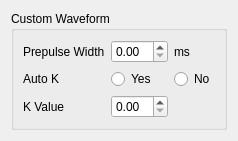
                            <widget class="QWidget" name="widget_13" native="true">
                             <property name="minimumSize">
                              <size>
                               <width>0</width>
                               <height>0</height>
                              </size>
                             </property>
                             <layout class="QGridLayout" name="gridLayout_56">
                              <item row="0" column="0">
                               <widget class="QGroupBox" name="groupBox_28">
                                <property name="title">
                                 <string>Custom Waveform</string>
                                </property>
                                <layout class="QGridLayout" name="gridLayout_87">
                                 <item row="3" column="1">
                                  <widget class="QDoubleSpinBox" name="doubleSpinBox_45"/>
                                 </item>
                                 <item row="5" column="0">
                                  <widget class="QLabel" name="label_170">
                                   <property name="text">
                                    <string>Auto K</string>
                                   </property>
                                  </widget>
                                 </item>
                                 <item row="3" column="0">
                                  <widget class="QLabel" name="label_171">
                                   <property name="text">
                                    <string>Prepulse Width</string>
                                   </property>
                                  </widget>
                                 </item>
                                 <item row="5" column="2">
                                  <widget class="QRadioButton" name="radioButton_37">
                                   <property name="text">
                                    <string>No</string>
                                   </property>
                                  </widget>
                                 </item>
                                 <item row="5" column="1">
                                  <widget class="QRadioButton" name="radioButton_38">
                                   <property name="text">
                                    <string>Yes</string>
                                   </property>
                                  </widget>
                                 </item>
                                 <item row="6" column="0">
                                  <widget class="QLabel" name="label_172">
                                   <property name="text">
                                    <string>K Value</string>
                                   </property>
                                  </widget>
                                 </item>
                                 <item row="6" column="1">
                                  <widget class="QDoubleSpinBox" name="doubleSpinBox_46"/>
                                 </item>
                                 <item row="3" column="2">
                                  <widget class="QLabel" name="label_173">
                                   <property name="text">
                                    <string>ms</string>
                                   </property>
                                  </widget>
                                 </item>
                                </layout>
                               </widget>
                              </item>
                             </layout>
                            </widget>
